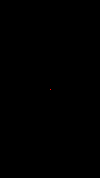
Frame 1 (no input)
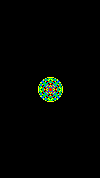
Frame 60 (no input)
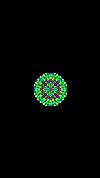
Frame 120 (the mouse pressed at the canvas centre since frame 60)

The p5.js sketch that drew these frames (run headless with seeded random() and noise() and a simulated clock; from frame 60 on, the mouse is pressed at the canvas centre):

// p5.js sketch
// ── sketch.js
// Daniel Shiffman
// http://codingtra.in
// http://patreon.com/codingtrain

// Sandpiles
// https://youtu.be/diGjw5tghYU

let defaultColor = [255, 0, 0];
/*
let colors = [
  [255, 255, 0],
  [0, 185, 63],
  [0, 104, 255],
  [122, 0, 229],
];
*/

let colors = [
  [0, 0, 0],
  [255, 255, 0],
  [0, 104, 255],
  [0, 255, 0],
];

let sandpiles;
let nextpiles;

function preload() {}

function setup() {
  createCanvas(100, 178);
  //pixelDensity(1);
  frameRate(60);

  sandpiles = new Array(width).fill().map((i) => new Array(height).fill(0));
  nextpiles = new Array(width).fill().map((i) => new Array(height).fill(0));

  sandpiles[width / 2][height / 2] = 20000;

  background(defaultColor[0], defaultColor[1], defaultColor[2]);
}

function topple() {
  for (let x = 0; x < width; x++) {
    for (let y = 0; y < height; y++) {
      nextpiles[x][y] = sandpiles[x][y];
    }
  }

  for (let x = 0; x < width; x++) {
    for (let y = 0; y < height; y++) {
      let num = sandpiles[x][y];
      if (num >= 4) {
        nextpiles[x][y] -= 4;
        if (x + 1 < width) nextpiles[x + 1][y]++;
        if (x - 1 >= 0) nextpiles[x - 1][y]++;
        if (y + 1 < height) nextpiles[x][y + 1]++;
        if (y - 1 >= 0) nextpiles[x][y - 1]++;
      }
    }
  }

  let tmp = sandpiles;
  sandpiles = nextpiles;
  nextpiles = tmp;
}

function render() {
  loadPixels();
  for (let x = 0; x < width; x++) {
    for (let y = 0; y < height; y++) {
      let num = sandpiles[x][y];
      let col = defaultColor;
      if (num == 0) {
        col = colors[0];
      } else if (num == 1) {
        col = colors[1];
      } else if (num == 2) {
        col = colors[2];
      } else if (num == 3) {
        col = colors[3];
      }

      let d = pixelDensity();
      for (let i = 0; i < d; i++) {
        for (let j = 0; j < d; j++) {
          // loop over
          pix = 4 * ((y * d + j) * width * d + (x * d + i));
          pixels[pix] = col[0];
          pixels[pix + 1] = col[1];
          pixels[pix + 2] = col[2];
        }
      }
      /*
      let pix = (x + y * width) * 4;
      pixels[pix] = col[0];
      pixels[pix + 1] = col[1];
      pixels[pix + 2] = col[2];
      // pixels[pix + 3] = 255;
      */
    }
  }

  updatePixels();
}

function draw() {
  render();

  for (let i = 0; i < 10; i++) {
    topple();
  }
}
